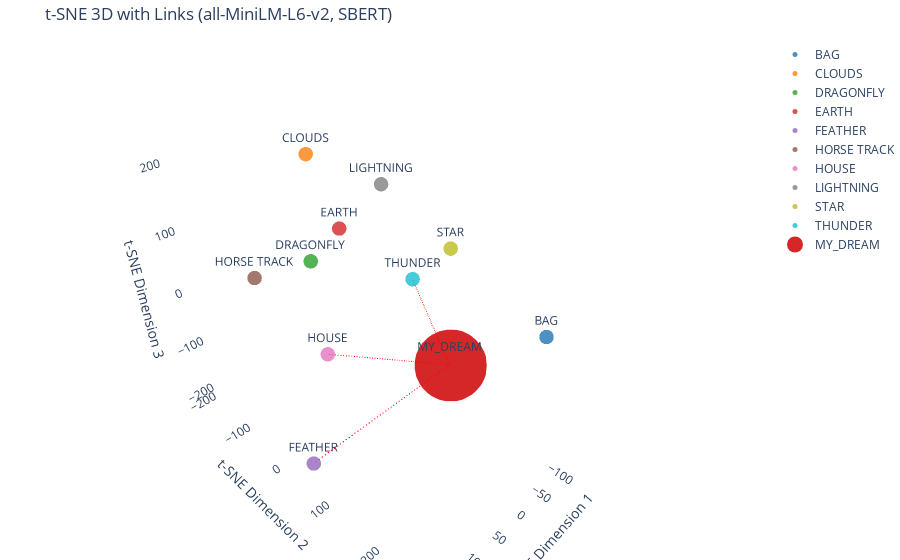

The notebook cell this image was saved under:
### Code cell
import numpy as np
import plotly.graph_objects as go
from sklearn.manifold import TSNE
import pandas as pd
import os
from transformers import CLIPTokenizer, CLIPModel
from sentence_transformers import SentenceTransformer
import torch
from scipy.spatial.distance import cdist

# Define a color palette for the symbols
symbol_colors = [
    "#1f77b4",  # Blue
    "#ff7f0e",  # Orange
    "#2ca02c",  # Green
    "#d62728",  # Red
    "#9467bd",  # Purple
    "#8c564b",  # Brown
    "#e377c2",  # Pink
    "#7f7f7f",  # Gray
    "#bcbd22",  # Olive
    "#17becf",  # Cyan
    "#d62728"   # Highlighted Red for MY_DREAM
]

def compute_dream_embedding(model_name, sentence, model_type="CLIP"):
    """
    Compute the embedding for the dream sentence using the specified model.
    """
    if model_type == "CLIP":
        tokenizer = CLIPTokenizer.from_pretrained(model_name)
        model = CLIPModel.from_pretrained(model_name)
        tokenized = tokenizer(sentence, return_tensors="pt", padding=True, truncation=True)
        with torch.no_grad():
            embedding = model.get_text_features(**tokenized).squeeze(0).numpy()
    elif model_type == "SBERT":
        model = SentenceTransformer(model_name)
        embedding = model.encode(sentence)
    else:
        raise ValueError("Invalid model_type. Choose 'CLIP' or 'SBERT'.")
    return embedding

def plot_tsne_3d_with_links(mean_embeddings, dream_embedding, labels, title, output_path, perplexity=30, n_iter=1000, top_n=3):
    """
    Perform t-SNE and plot the 3D results, including dashed lines linking "MY_DREAM" to the top-N closest symbols.
    """
    # Add the dream embedding to the mean embeddings
    all_embeddings = np.vstack([mean_embeddings, dream_embedding])
    
    # Perform t-SNE in 3D
    tsne = TSNE(n_components=3, perplexity=perplexity, n_iter=n_iter, random_state=42)
    tsne_results = tsne.fit_transform(all_embeddings)
    
    # Split results into X, Y, Z
    x, y, z = tsne_results[:, 0], tsne_results[:, 1], tsne_results[:, 2]
    
    # Compute distances from MY_DREAM to all other points
    dream_idx = len(labels) - 1  # Index of MY_DREAM
    distances = cdist([tsne_results[dream_idx]], tsne_results[:-1])  # Exclude MY_DREAM itself
    closest_indices = distances.argsort()[0][:top_n]  # Indices of top-N closest symbols
    
    # Create a 3D scatter plot
    fig = go.Figure()

    for i, label in enumerate(labels):
        fig.add_trace(go.Scatter3d(
            x=[x[i]], y=[y[i]], z=[z[i]],
            mode='markers+text',
            marker=dict(
                size=25 if label == "MY_DREAM" else 5,
                color=symbol_colors[i],
                opacity=1.0 if label == "MY_DREAM" else 0.8
            ),
            text=[label],
            textposition="top center",
            name=label
        ))
        
    # Add dashed lines connecting MY_DREAM to closest symbols
    for idx in closest_indices:
        fig.add_trace(go.Scatter3d(
            x=[x[dream_idx], x[idx]],
            y=[y[dream_idx], y[idx]],
            z=[z[dream_idx], z[idx]],
            mode='lines',
            line=dict(color="red", dash="dash", width=2),
            showlegend=False
        ))
    
    # Update layout for better visualization
    # Update layout for better visualization
    fig.update_layout(
        title=title,
        scene=dict(
            xaxis=dict(
                title="t-SNE Dimension 1",
                showbackground=False,  # Remove background plane
                showgrid=False,        # Remove gridlines
                zeroline=False         # Remove axis line at zero
            ),
            yaxis=dict(
                title="t-SNE Dimension 2",
                showbackground=False,  # Remove background plane
                showgrid=False,        # Remove gridlines
                zeroline=False         # Remove axis line at zero
            ),
            zaxis=dict(
                title="t-SNE Dimension 3",
                showbackground=False,  # Remove background plane
                showgrid=False,        # Remove gridlines
                zeroline=False         # Remove axis line at zero
            )
        ),
        margin=dict(l=0, r=0, b=0, t=40)
    )
    
    fig.write_html(output_path)
    fig.show()

def load_and_plot_tsne_3d_with_links(mean_dir, model_name, dream_sentence, model_type="CLIP", perplexity=30, n_iter=1000, top_n=3):
    """
    Load mean embedding file, compute dream embedding, and create a 3D t-SNE plot with links to closest symbols.
    """
    # Load mean embeddings
    sanitized_model_name = model_name.replace('/', '_').replace('-', '_')
    mean_csv = os.path.join(mean_dir, f"{sanitized_model_name}_mean_embeddings.csv")
    
    if not os.path.exists(mean_csv):
        print(f"Mean embedding file not found for model: {model_name}. Skipping...")
        return
    
    mean_embeddings = pd.read_csv(mean_csv, header=None).values
    
    # Compute the embedding for the dream
    dream_embedding = compute_dream_embedding(model_name, dream_sentence, model_type)
    
    # Plot t-SNE with the dream embedding and links
    plot_tsne_3d_with_links(
        mean_embeddings=mean_embeddings,
        dream_embedding=dream_embedding,
        labels=symbol_labels,
        title=f"t-SNE 3D with Links ({model_name}, {model_type})",
        output_path=f"tsne_3d_with_links_{sanitized_model_name}_{model_type}.html",
        perplexity=perplexity,
        n_iter=n_iter,
        top_n=top_n
    )


dream_sentence = "My eyes were full of iridiscent colors, and I could see the world in a new light."

mean_dir = "mean_embeddings"
clip_model_name = "openai/clip-vit-base-patch32"

sbert_model_name = "all-MiniLM-L6-v2"

load_and_plot_tsne_3d_with_links(
    mean_dir=mean_dir,
    model_name=sbert_model_name,
    dream_sentence=dream_sentence,
    model_type="SBERT",
    perplexity=7,
    n_iter=1000
)

### Figure 1 — Plotly figure (JSON) as saved in the notebook; plotly's stock layout.template omitted (floating-point values rounded to 4 significant figures)
{"data": [{"marker": {"color": "#1f77b4", "opacity": 0.8, "size": 5}, "mode": "markers+text", "name": "BAG", "text": ["BAG"], "textposition": "top center", "type": "scatter3d", "x": [-61.24], "y": [259.4], "z": [35.67]}, {"marker": {"color": "#ff7f0e", "opacity": 0.8, "size": 5}, "mode": "markers+text", "name": "CLOUDS", "text": ["CLOUDS"], "textposition": "top center", "type": "scatter3d", "x": [81.52], "y": [-15.94], "z": [237.3]}, {"marker": {"color": "#2ca02c", "opacity": 0.8, "size": 5}, "mode": "markers+text", "name": "DRAGONFLY", "text": ["DRAGONFLY"], "textposition": "top center", "type": "scatter3d", "x": [85.08], "y": [-17.06], "z": [89.62]}, {"marker": {"color": "#d62728", "opacity": 0.8, "size": 5}, "mode": "markers+text", "name": "EARTH", "text": ["EARTH"], "textposition": "top center", "type": "scatter3d", "x": [-85.88], "y": [-155.3], "z": [18.48]}, {"marker": {"color": "#9467bd", "opacity": 0.8, "size": 5}, "mode": "markers+text", "name": "FEATHER", "text": ["FEATHER"], "textposition": "top center", "type": "scatter3d", "x": [151.9], "y": [40.71], "z": [-205.9]}, {"marker": {"color": "#8c564b", "opacity": 0.8, "size": 5}, "mode": "markers+text", "name": "HORSE TRACK", "text": ["HORSE TRACK"], "textposition": "top center", "type": "scatter3d", "x": [68.93], "y": [-186.5], "z": [-22.8]}, {"marker": {"color": "#e377c2", "opacity": 0.8, "size": 5}, "mode": "markers+text", "name": "HOUSE", "text": ["HOUSE"], "textposition": "top center", "type": "scatter3d", "x": [73.67], "y": [-7.837], "z": [-71.46]}, {"marker": {"color": "#7f7f7f", "opacity": 0.8, "size": 5}, "mode": "markers+text", "name": "LIGHTNING", "text": ["LIGHTNING"], "textposition": "top center", "type": "scatter3d", "x": [-67.19], "y": [-38.14], "z": [143.0]}, {"marker": {"color": "#bcbd22", "opacity": 0.8, "size": 5}, "mode": "markers+text", "name": "STAR", "text": ["STAR"], "textposition": "top center", "type": "scatter3d", "x": [-39.94], "y": [115.8], "z": [112.2]}, {"marker": {"color": "#17becf", "opacity": 0.8, "size": 5}, "mode": "markers+text", "name": "THUNDER", "text": ["THUNDER"], "textposition": "top center", "type": "scatter3d", "x": [-90.16], "y": [7.981], "z": [-8.5]}, {"marker": {"color": "#d62728", "opacity": 1, "size": 25}, "mode": "markers+text", "name": "MY_DREAM", "text": ["MY_DREAM"], "textposition": "top center", "type": "scatter3d", "x": [-133.7], "y": [59.96], "z": [-178.2]}, {"line": {"color": "red", "dash": "dash", "width": 2}, "mode": "lines", "showlegend": false, "type": "scatter3d", "x": [-133.7, -90.16], "y": [59.96, 7.981], "z": [-178.2, -8.5]}, {"line": {"color": "red", "dash": "dash", "width": 2}, "mode": "lines", "showlegend": false, "type": "scatter3d", "x": [-133.7, 73.67], "y": [59.96, -7.837], "z": [-178.2, -71.46]}, {"line": {"color": "red", "dash": "dash", "width": 2}, "mode": "lines", "showlegend": false, "type": "scatter3d", "x": [-133.7, 151.9], "y": [59.96, 40.71], "z": [-178.2, -205.9]}], "layout": {"margin": {"b": 0, "l": 0, "r": 0, "t": 40}, "scene": {"xaxis": {"showbackground": false, "showgrid": false, "title": {"text": "t-SNE Dimension 1"}, "zeroline": false}, "yaxis": {"showbackground": false, "showgrid": false, "title": {"text": "t-SNE Dimension 2"}, "zeroline": false}, "zaxis": {"showbackground": false, "showgrid": false, "title": {"text": "t-SNE Dimension 3"}, "zeroline": false}}, "title": {"text": "t-SNE 3D with Links (all-MiniLM-L6-v2, SBERT)"}}}
